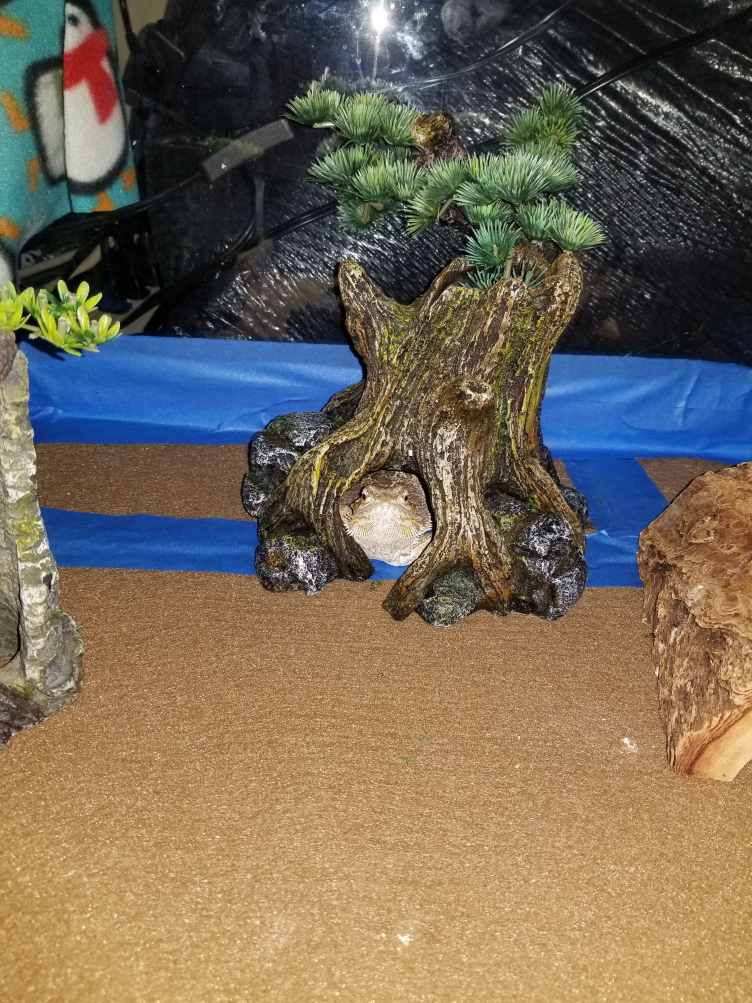
#> input picture Grayscale-Mixing/lavee.jpg, 3007 x 4009 px (shown at 1/4 size)
$ python Asker_attempt.py   (older library calls are emulated)
#> lines starting #> are read from the running program, lines starting #| are printed output that depends on the picture
import numpy as np
import scipy.misc
import matplotlib.pyplot as plt


# matplotlib inline

# Adapted from the answers of Ivan Kuckir and Royi here:
# https://dsp.stackexchange.com/questions/688/what-is-the-algorithm-behind-photoshops-black-and-white-adjustment-layer?newreg=77420cc185fd44099d8be961e736eb0c

def rgb2hls(img):
    """Adapted to use numpy from
       https://github.com/python/cpython/blob/2.7/Lib/colorsys.py"""
    r, g, b = img[:, :, 0], img[:, :, 1], img[:, :, 2]

    maxc = np.max(img, axis=-1)
    minc = np.min(img, axis=-1)
    l = (minc + maxc) / 2

    mask = np.ones_like(r)
    mask[np.where(minc == maxc, minc, maxc)] = 0
    mask = mask.astype(np.bool)

    smask = np.greater(l, 0.5).astype(np.float32)

    s = (1.0 - smask) * ((maxc - minc) / (maxc + minc)) + smask * ((maxc - minc) / (2.0 - maxc - minc))
    s[~mask] = 0
    rc = np.where(mask, (maxc - r) / (maxc - minc), 0)
    gc = np.where(mask, (maxc - g) / (maxc - minc), 0)
    bc = np.where(mask, (maxc - b) / (maxc - minc), 0)

    rmask = np.equal(r, maxc).astype(np.float32)
    gmask = np.equal(g, maxc).astype(np.float32)
    rgmask = np.logical_or(rmask, gmask).astype(np.float32)

    h = rmask * (bc - gc) + gmask * (2.0 + rc - bc) + (1.0 - rgmask) * (4.0 + gc - rc)
    h = np.remainder(h / 6.0, 1.0)
    h[~mask] = 0
    return np.stack([h, l, s], axis=-1)


def black_and_white_adjustment(image, weights):
    # normalize input image to (0, 1) if uint8
    if 'uint8' in (image).dtype.name:
        image = image / 255

    # linearly remap input coeff [-200, 300] to [-2.5, 2.5]
    weights = (weights - 50) / 100
    n_weights = len(weights)
    h, w = image.shape[:2]

    # convert rgb to hls
    hls_img = rgb2hls(image)

    output = np.zeros((h, w), dtype=np.float32)

    # see figure 9 of https://en.wikipedia.org/wiki/HSL_and_HSV
    # to understand the algorithm
    for y in range(h):
        for x in range(w):
            hue_val = 6 * hls_img[y, x, 0]

            # Use distance on a hexagone (maybe circular distance is better?)
            diff_val = min(abs(0 - hue_val), abs(1 - (0 - hue_val)))
            luminance_coeff = weights[0] * max(0, 1 - diff_val)

            for k in range(1, n_weights):
                luminance_coeff += weights[k] * max(0, 1 - abs(k - hue_val))

            # output[y, x] = min(max(hls_img[y, x, 1] * (1 + luminance_coeff), 0), 1)
            output[y, x] = hls_img[y, x, 1] * (1 + luminance_coeff)


    return output


image = scipy.misc.imread("lavee.jpg")
#> image is the input picture: shape (4009, 3007, 3); mean R, G, B 116, 104.4, 87.4
w = np.array([40, 85, 204, 60, 20, 80])
out = black_and_white_adjustment(image, w)
#> in rgb2hls, `r, g, b = img[:, :, 0], img[:, :, 1], img[:, :, 2]`:
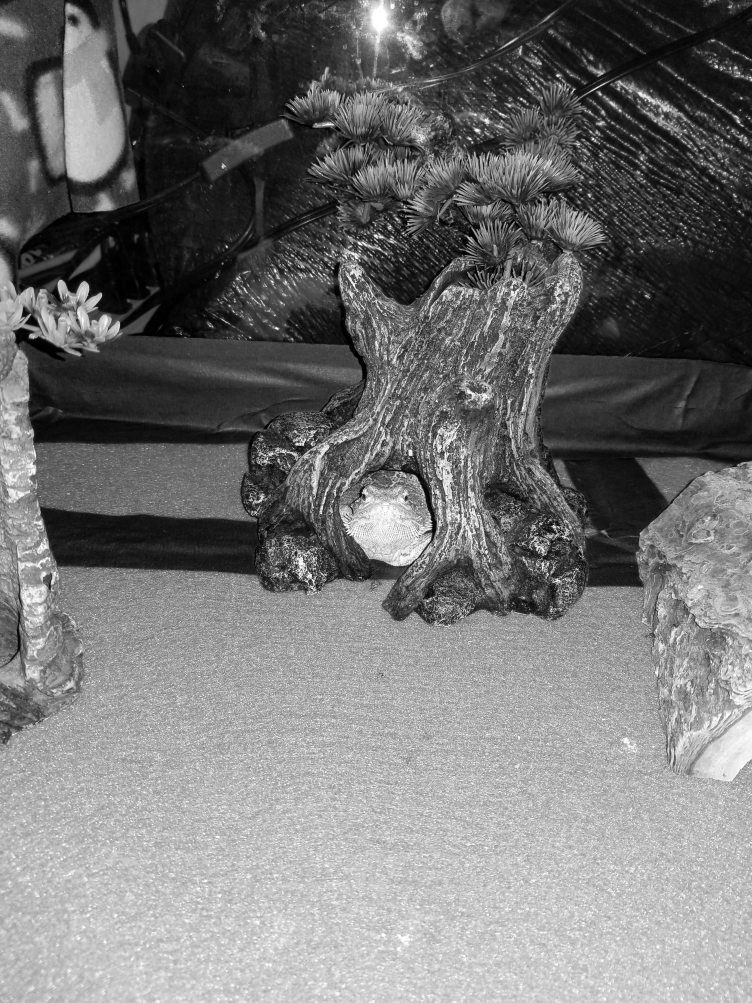
#> r: shape (4009, 3007) float64 (shown at 1/4 size); min 0, max 1, mean 0.455
#> in rgb2hls, `r, g, b = img[:, :, 0], img[:, :, 1], img[:, :, 2]`:
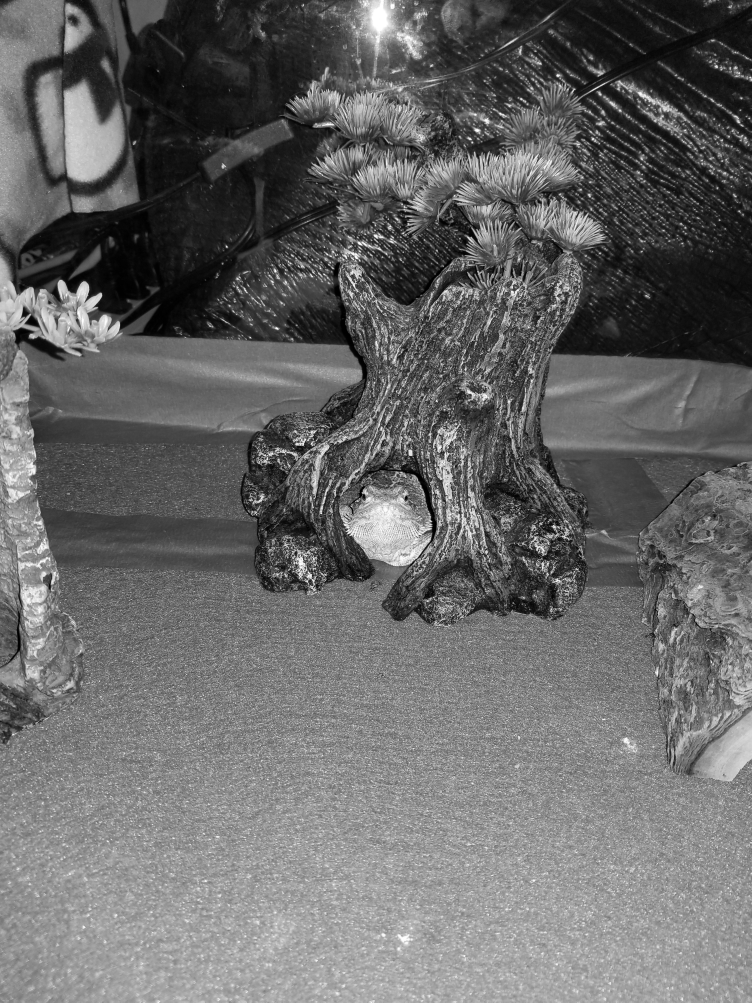
#> g: shape (4009, 3007) float64 (shown at 1/4 size); min 0, max 1, mean 0.41
#> in rgb2hls, `r, g, b = img[:, :, 0], img[:, :, 1], img[:, :, 2]`:
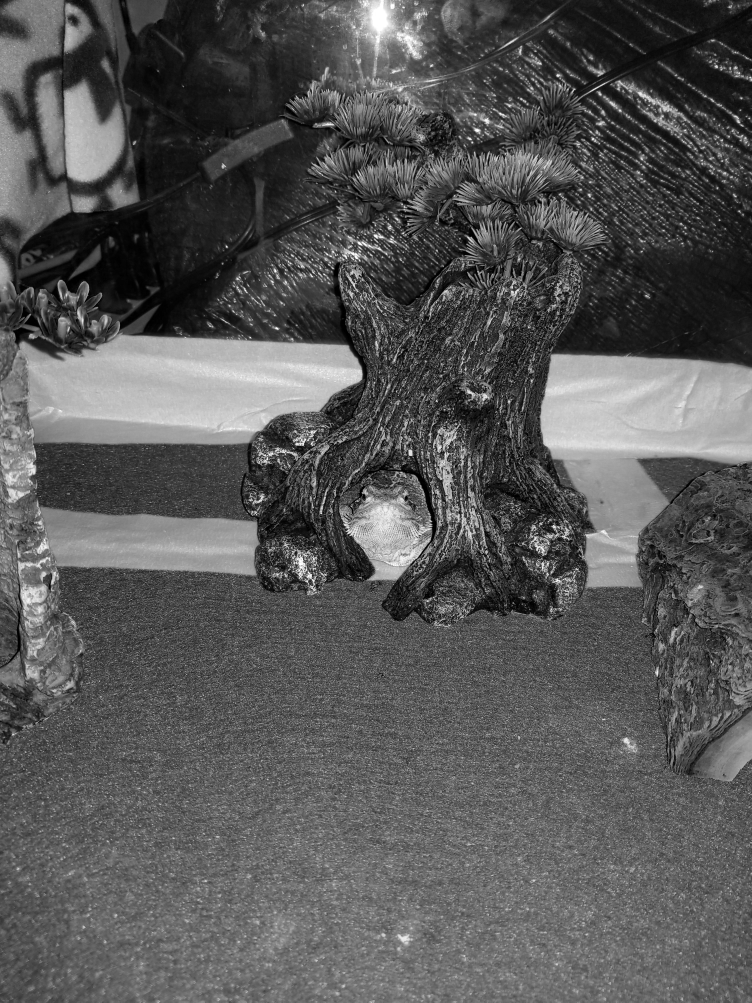
#> b: shape (4009, 3007) float64 (shown at 1/4 size); min 0, max 1, mean 0.343
#> in rgb2hls, `maxc = np.max(img, axis=-1)`:
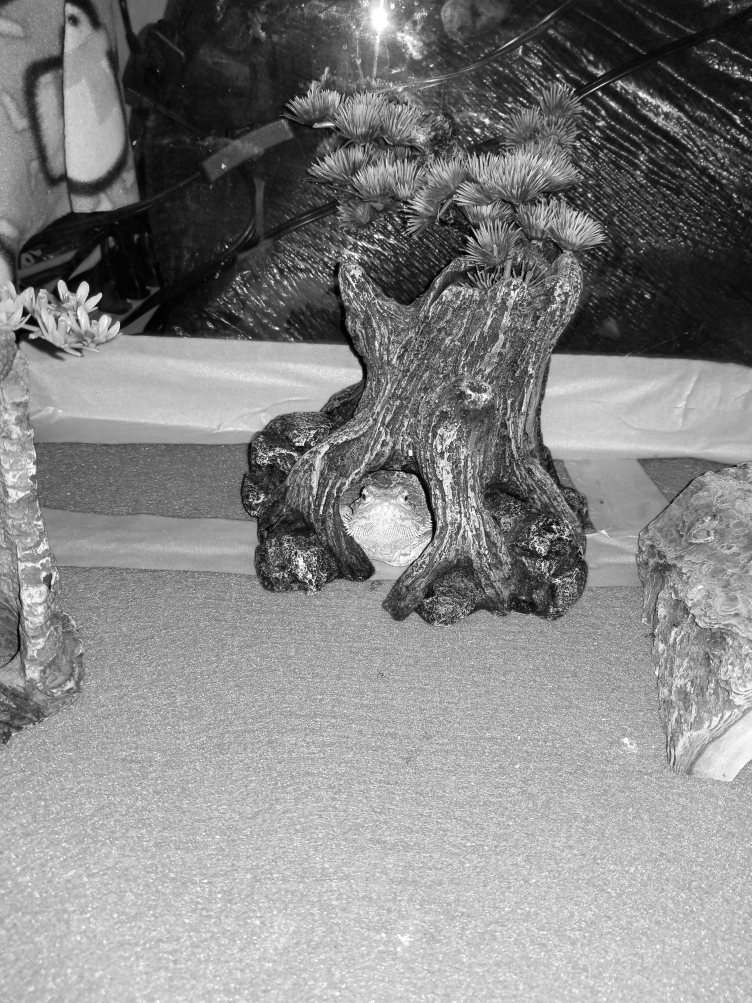
#> maxc: shape (4009, 3007) float64 (shown at 1/4 size); min 0, max 1, mean 0.519
#> in rgb2hls, `minc = np.min(img, axis=-1)`:
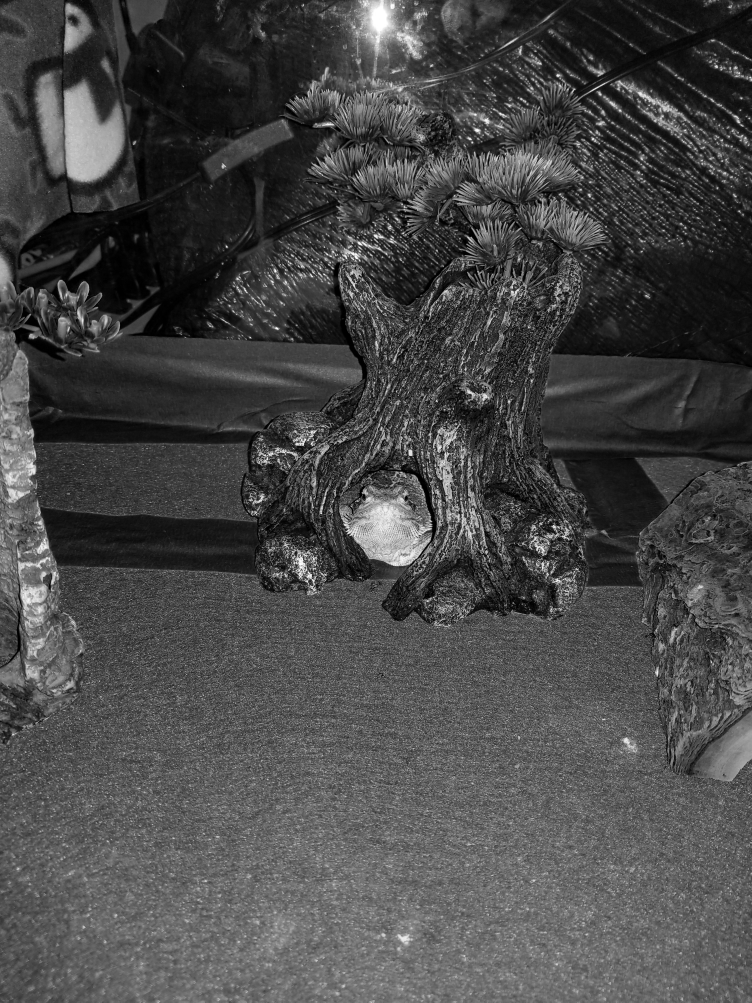
#> minc: shape (4009, 3007) float64 (shown at 1/4 size); min 0, max 1, mean 0.284
#> in rgb2hls, `l = (minc + maxc) / 2`:
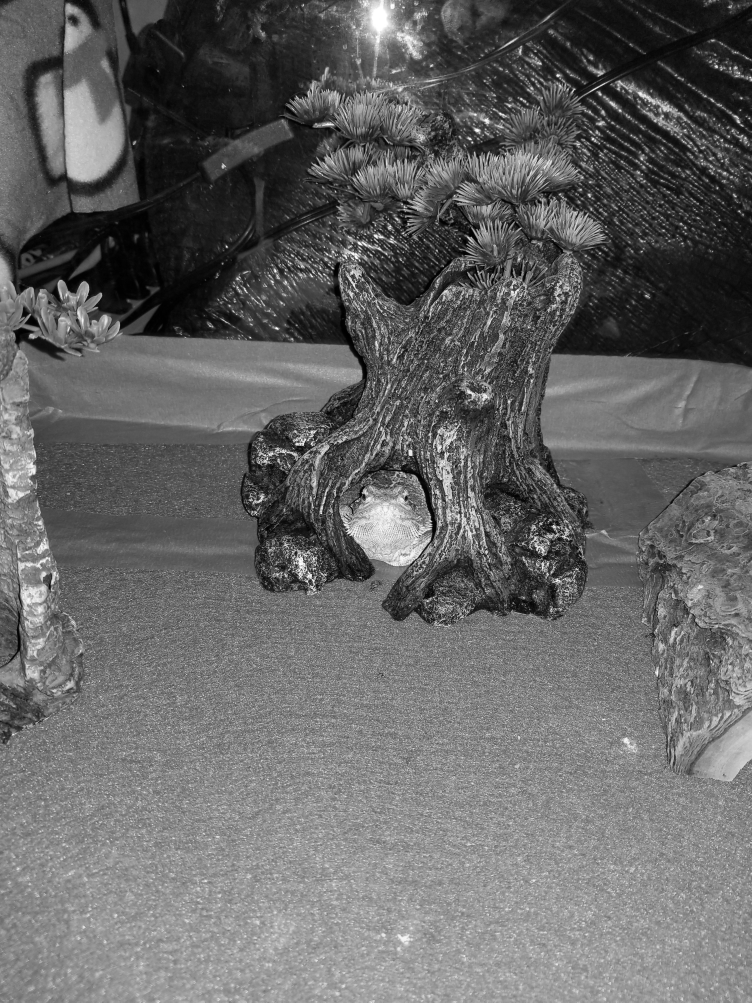
#> l: shape (4009, 3007) float64 (shown at 1/4 size); min 0, max 1, mean 0.401
#> (the run stopped early here; a loop or call above may not have finished)
